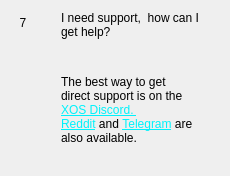
                  <widget class="QWidget" name="widgetFaq7" native="true">
                   <layout class="QHBoxLayout" name="horizontalpage_7" stretch="0,1">
                    <item alignment="Qt::AlignTop">
                     <widget class="QLabel" name="labelNumber7">
                      <property name="minimumSize">
                       <size>
                        <width>24</width>
                        <height>24</height>
                       </size>
                      </property>
                      <property name="maximumSize">
                       <size>
                        <width>16777215</width>
                        <height>24</height>
                       </size>
                      </property>
                      <property name="text">
                       <string>7</string>
                      </property>
                      <property name="alignment">
                       <set>Qt::AlignCenter</set>
                      </property>
                     </widget>
                    </item>
                    <item>
                     <layout class="QVBoxLayout" name="verticalLayoutpage_7">
                      <property name="leftMargin">
                       <number>20</number>
                      </property>
                      <property name="rightMargin">
                       <number>20</number>
                      </property>
                      <item>
                       <widget class="QLabel" name="labelSubtitle7">
                        <property name="text">
                         <string>I need support,  how can I get help?</string>
                        </property>
                        <property name="wordWrap">
                         <bool>true</bool>
                        </property>
                       </widget>
                      </item>
                      <item>
                       <spacer name="verticalSpacer_70">
                        <property name="orientation">
                         <enum>Qt::Vertical</enum>
                        </property>
                        <property name="sizeType">
                         <enum>QSizePolicy::Fixed</enum>
                        </property>
                        <property name="sizeHint" stdset="0">
                         <size>
                          <width>20</width>
                          <height>30</height>
                         </size>
                        </property>
                       </spacer>
                      </item>
                      <item>
                       <widget class="QLabel" name="labelContent7">
                        <property name="text">
                         <string>&lt;html&gt;&lt;head/&gt;&lt;body&gt;&lt;p&gt;The best way to get direct support is on the  &lt;a style='color: #00f2fb' href='https://discord.gg/RC5pXTW'&gt;XOS Discord.  &lt;/a&gt;  &lt;a style='color: #00f2fb' href='https://www.reddit.com/r/OasisCoinOfficial/'&gt;&lt;br&gt; Reddit&lt;/a&gt; and &lt;a style='color: #00f2fb' href='https://t.me/intheOASIS'&gt;Telegram&lt;/a&gt; are also available. &lt;/p&gt;&lt;/body&gt;&lt;/html&gt;</string>
                        </property>
                        <property name="alignment">
                         <set>Qt::AlignLeading|Qt::AlignLeft|Qt::AlignTop</set>
                        </property>
                        <property name="wordWrap">
                         <bool>true</bool>
                        </property>
                        <property name="openExternalLinks">
                         <bool>true</bool>
                        </property>
                       </widget>
                      </item>
                      <item>
                       <spacer name="verticalSpacer_71">
                        <property name="orientation">
                         <enum>Qt::Vertical</enum>
                        </property>
                        <property name="sizeHint" stdset="0">
                         <size>
                          <width>20</width>
                          <height>20</height>
                         </size>
                        </property>
                       </spacer>
                      </item>
                     </layout>
                    </item>
                   </layout>
                  </widget>
